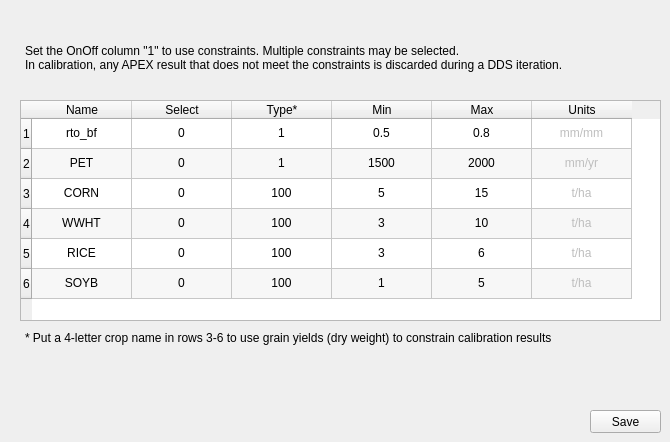
    <widget class="QWidget" name="constraints">
     <attribute name="title">
      <string>Constraints</string>
     </attribute>
     <widget class="QTableWidget" name="tbl_constraints">
      <property name="geometry">
       <rect>
        <x>20</x>
        <y>100</y>
        <width>641</width>
        <height>221</height>
       </rect>
      </property>
      <property name="alternatingRowColors">
       <bool>true</bool>
      </property>
      <row>
       <property name="text">
        <string>1</string>
       </property>
       <property name="textAlignment">
        <set>AlignCenter</set>
       </property>
      </row>
      <row>
       <property name="text">
        <string>2</string>
       </property>
       <property name="textAlignment">
        <set>AlignCenter</set>
       </property>
      </row>
      <row>
       <property name="text">
        <string>3</string>
       </property>
       <property name="textAlignment">
        <set>AlignCenter</set>
       </property>
      </row>
      <row>
       <property name="text">
        <string>4</string>
       </property>
       <property name="textAlignment">
        <set>AlignCenter</set>
       </property>
      </row>
      <row>
       <property name="text">
        <string>5</string>
       </property>
       <property name="textAlignment">
        <set>AlignCenter</set>
       </property>
      </row>
      <row>
       <property name="text">
        <string>6</string>
       </property>
       <property name="textAlignment">
        <set>AlignCenter</set>
       </property>
      </row>
      <column>
       <property name="text">
        <string>Name</string>
       </property>
       <property name="textAlignment">
        <set>AlignCenter</set>
       </property>
      </column>
      <column>
       <property name="text">
        <string>Select</string>
       </property>
       <property name="textAlignment">
        <set>AlignCenter</set>
       </property>
      </column>
      <column>
       <property name="text">
        <string>Type*</string>
       </property>
       <property name="textAlignment">
        <set>AlignCenter</set>
       </property>
      </column>
      <column>
       <property name="text">
        <string>Min</string>
       </property>
       <property name="textAlignment">
        <set>AlignCenter</set>
       </property>
      </column>
      <column>
       <property name="text">
        <string>Max</string>
       </property>
       <property name="textAlignment">
        <set>AlignCenter</set>
       </property>
      </column>
      <column>
       <property name="text">
        <string>Units</string>
       </property>
       <property name="textAlignment">
        <set>AlignCenter</set>
       </property>
      </column>
      <item row="0" column="0">
       <property name="text">
        <string>rto_bf</string>
       </property>
       <property name="textAlignment">
        <set>AlignCenter</set>
       </property>
      </item>
      <item row="0" column="1">
       <property name="text">
        <string>0</string>
       </property>
       <property name="textAlignment">
        <set>AlignCenter</set>
       </property>
      </item>
      <item row="0" column="2">
       <property name="text">
        <string>1</string>
       </property>
       <property name="textAlignment">
        <set>AlignCenter</set>
       </property>
      </item>
      <item row="0" column="3">
       <property name="text">
        <string>0.5</string>
       </property>
       <property name="textAlignment">
        <set>AlignCenter</set>
       </property>
      </item>
      <item row="0" column="4">
       <property name="text">
        <string>0.8</string>
       </property>
       <property name="textAlignment">
        <set>AlignCenter</set>
       </property>
       <property name="flags">
        <set>ItemIsSelectable|ItemIsDragEnabled|ItemIsEnabled</set>
       </property>
      </item>
      <item row="0" column="5">
       <property name="text">
        <string>mm/mm</string>
       </property>
       <property name="textAlignment">
        <set>AlignCenter</set>
       </property>
       <property name="flags">
        <set>ItemIsSelectable|ItemIsDragEnabled|ItemIsUserCheckable</set>
       </property>
      </item>
      <item row="1" column="0">
       <property name="text">
        <string>PET</string>
       </property>
       <property name="textAlignment">
        <set>AlignCenter</set>
       </property>
      </item>
      <item row="1" column="1">
       <property name="text">
        <string>0</string>
       </property>
       <property name="textAlignment">
        <set>AlignCenter</set>
       </property>
      </item>
      <item row="1" column="2">
       <property name="text">
        <string>1</string>
       </property>
       <property name="textAlignment">
        <set>AlignCenter</set>
       </property>
      </item>
      <item row="1" column="3">
       <property name="text">
        <string>1500</string>
       </property>
       <property name="textAlignment">
        <set>AlignCenter</set>
       </property>
      </item>
      <item row="1" column="4">
       <property name="text">
        <string>2000</string>
       </property>
       <property name="textAlignment">
        <set>AlignCenter</set>
       </property>
      </item>
      <item row="1" column="5">
       <property name="text">
        <string>mm/yr</string>
       </property>
       <property name="textAlignment">
        <set>AlignCenter</set>
       </property>
       <property name="flags">
        <set>ItemIsSelectable|ItemIsDragEnabled|ItemIsUserCheckable</set>
       </property>
      </item>
      <item row="2" column="0">
       <property name="text">
        <string>CORN</string>
       </property>
       <property name="textAlignment">
        <set>AlignCenter</set>
       </property>
      </item>
      <item row="2" column="1">
       <property name="text">
        <string>0</string>
       </property>
       <property name="textAlignment">
        <set>AlignCenter</set>
       </property>
      </item>
      <item row="2" column="2">
       <property name="text">
        <string>100</string>
       </property>
       <property name="textAlignment">
        <set>AlignCenter</set>
       </property>
      </item>
      <item row="2" column="3">
       <property name="text">
        <string>5</string>
       </property>
       <property name="textAlignment">
        <set>AlignCenter</set>
       </property>
      </item>
      <item row="2" column="4">
       <property name="text">
        <string>15</string>
       </property>
       <property name="textAlignment">
        <set>AlignCenter</set>
       </property>
      </item>
      <item row="2" column="5">
       <property name="text">
        <string>t/ha</string>
       </property>
       <property name="textAlignment">
        <set>AlignCenter</set>
       </property>
       <property name="flags">
        <set>ItemIsSelectable|ItemIsDragEnabled|ItemIsUserCheckable</set>
       </property>
      </item>
      <item row="3" column="0">
       <property name="text">
        <string>WWHT</string>
       </property>
       <property name="textAlignment">
        <set>AlignCenter</set>
       </property>
      </item>
      <item row="3" column="1">
       <property name="text">
        <string>0</string>
       </property>
       <property name="textAlignment">
        <set>AlignCenter</set>
       </property>
      </item>
      <item row="3" column="2">
       <property name="text">
        <string>100</string>
       </property>
       <property name="textAlignment">
        <set>AlignCenter</set>
       </property>
      </item>
      <item row="3" column="3">
       <property name="text">
        <string>3</string>
       </property>
       <property name="textAlignment">
        <set>AlignCenter</set>
       </property>
      </item>
      <item row="3" column="4">
       <property name="text">
        <string>10</string>
       </property>
       <property name="textAlignment">
        <set>AlignCenter</set>
       </property>
      </item>
      <item row="3" column="5">
       <property name="text">
        <string>t/ha</string>
       </property>
       <property name="textAlignment">
        <set>AlignCenter</set>
       </property>
       <property name="flags">
        <set>ItemIsSelectable|ItemIsDragEnabled|ItemIsUserCheckable</set>
       </property>
      </item>
      <item row="4" column="0">
       <property name="text">
        <string>RICE</string>
       </property>
       <property name="textAlignment">
        <set>AlignCenter</set>
       </property>
      </item>
      <item row="4" column="1">
       <property name="text">
        <string>0</string>
       </property>
       <property name="textAlignment">
        <set>AlignCenter</set>
       </property>
      </item>
      <item row="4" column="2">
       <property name="text">
        <string>100</string>
       </property>
       <property name="textAlignment">
        <set>AlignCenter</set>
       </property>
      </item>
      <item row="4" column="3">
       <property name="text">
        <string>3</string>
       </property>
       <property name="textAlignment">
        <set>AlignCenter</set>
       </property>
      </item>
      <item row="4" column="4">
       <property name="text">
        <string>6</string>
       </property>
       <property name="textAlignment">
        <set>AlignCenter</set>
       </property>
      </item>
      <item row="4" column="5">
       <property name="text">
        <string>t/ha</string>
       </property>
       <property name="textAlignment">
        <set>AlignCenter</set>
       </property>
       <property name="flags">
        <set>ItemIsSelectable|ItemIsDragEnabled|ItemIsUserCheckable</set>
       </property>
      </item>
      <item row="5" column="0">
       <property name="text">
        <string>SOYB</string>
       </property>
       <property name="textAlignment">
        <set>AlignCenter</set>
       </property>
      </item>
      <item row="5" column="1">
       <property name="text">
        <string>0</string>
       </property>
       <property name="textAlignment">
        <set>AlignCenter</set>
       </property>
      </item>
      <item row="5" column="2">
       <property name="text">
        <string>100</string>
       </property>
       <property name="textAlignment">
        <set>AlignCenter</set>
       </property>
      </item>
      <item row="5" column="3">
       <property name="text">
        <string>1</string>
       </property>
       <property name="textAlignment">
        <set>AlignCenter</set>
       </property>
      </item>
      <item row="5" column="4">
       <property name="text">
        <string>5</string>
       </property>
       <property name="textAlignment">
        <set>AlignCenter</set>
       </property>
      </item>
      <item row="5" column="5">
       <property name="text">
        <string>t/ha</string>
       </property>
       <property name="textAlignment">
        <set>AlignCenter</set>
       </property>
       <property name="flags">
        <set>ItemIsSelectable|ItemIsDragEnabled|ItemIsUserCheckable</set>
       </property>
      </item>
     </widget>
     <widget class="QPushButton" name="btn_constraints">
      <property name="geometry">
       <rect>
        <x>590</x>
        <y>410</y>
        <width>71</width>
        <height>23</height>
       </rect>
      </property>
      <property name="text">
       <string>Save</string>
      </property>
     </widget>
     <widget class="QLabel" name="label_32">
      <property name="geometry">
       <rect>
        <x>25</x>
        <y>35</y>
        <width>621</width>
        <height>46</height>
       </rect>
      </property>
      <property name="text">
       <string>Set the OnOff column &quot;1&quot; to use constraints. Multiple constraints may be selected.
In calibration, any APEX result that does not meet the constraints is discarded during a DDS iteration.</string>
      </property>
      <property name="wordWrap">
       <bool>true</bool>
      </property>
     </widget>
     <widget class="QLabel" name="label">
      <property name="geometry">
       <rect>
        <x>25</x>
        <y>330</y>
        <width>536</width>
        <height>16</height>
       </rect>
      </property>
      <property name="text">
       <string>* Put a 4-letter crop name in rows 3-6 to use grain yields (dry weight) to constrain calibration results</string>
      </property>
     </widget>
    </widget>
